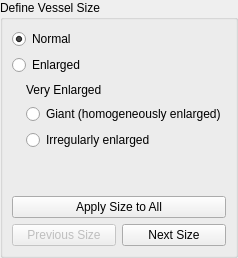
           <widget class="QWidget" name="setVesselSizePage">
            <layout class="QVBoxLayout" name="verticalLayout_13">
             <property name="margin">
              <number>0</number>
             </property>
             <item>
              <widget class="QGroupBox" name="groupBox_3">
               <property name="whatsThis">
                <string>&lt;!DOCTYPE HTML PUBLIC &quot;-//W3C//DTD HTML 4.0//EN&quot; &quot;http://www.w3.org/TR/REC-html40/strict.dtd&quot;&gt;
&lt;html&gt;&lt;head&gt;&lt;meta name=&quot;qrichtext&quot; content=&quot;1&quot; /&gt;&lt;style type=&quot;text/css&quot;&gt;
p, li { white-space: pre-wrap; }
&lt;/style&gt;&lt;/head&gt;&lt;body style=&quot; font-family:'MS Shell Dlg 2'; font-size:8.25pt; font-weight:400; font-style:normal;&quot;&gt;
&lt;p style=&quot; margin-top:0px; margin-bottom:0px; margin-left:0px; margin-right:0px; -qt-block-indent:0; text-indent:0px;&quot;&gt;&lt;span style=&quot; font-size:8pt;&quot;&gt;Vessels are marked as 'Undefined' by default to avoid any assumption of normality. Recommended guidelines for choosing a vessel size give three options:&lt;/span&gt;&lt;/p&gt;
&lt;p style=&quot;-qt-paragraph-type:empty; margin-top:0px; margin-bottom:0px; margin-left:0px; margin-right:0px; -qt-block-indent:0; text-indent:0px; font-size:8pt;&quot;&gt;&lt;/p&gt;
&lt;p style=&quot; margin-top:0px; margin-bottom:0px; margin-left:0px; margin-right:0px; -qt-block-indent:0; text-indent:0px;&quot;&gt;&lt;span style=&quot; font-size:8pt;&quot;&gt;- &lt;/span&gt;&lt;span style=&quot; font-size:8pt; font-weight:600;&quot;&gt;Normal&lt;/span&gt;&lt;span style=&quot; font-size:8pt;&quot;&gt;: less than 20 micrometres in width&lt;/span&gt;&lt;/p&gt;
&lt;p style=&quot;-qt-paragraph-type:empty; margin-top:0px; margin-bottom:0px; margin-left:0px; margin-right:0px; -qt-block-indent:0; text-indent:0px; font-size:8pt;&quot;&gt;&lt;/p&gt;
&lt;p style=&quot; margin-top:0px; margin-bottom:0px; margin-left:0px; margin-right:0px; -qt-block-indent:0; text-indent:0px;&quot;&gt;&lt;span style=&quot; font-size:8pt;&quot;&gt;- &lt;/span&gt;&lt;span style=&quot; font-size:8pt; font-weight:600;&quot;&gt;Enlarged&lt;/span&gt;&lt;span style=&quot; font-size:8pt;&quot;&gt;: between 20 and 50 micrometres in width&lt;/span&gt;&lt;/p&gt;
&lt;p style=&quot;-qt-paragraph-type:empty; margin-top:0px; margin-bottom:0px; margin-left:0px; margin-right:0px; -qt-block-indent:0; text-indent:0px; font-size:8pt;&quot;&gt;&lt;/p&gt;
&lt;p style=&quot; margin-top:0px; margin-bottom:0px; margin-left:0px; margin-right:0px; -qt-block-indent:0; text-indent:0px;&quot;&gt;&lt;span style=&quot; font-size:8pt;&quot;&gt;- &lt;/span&gt;&lt;span style=&quot; font-size:8pt; font-weight:600;&quot;&gt;Giant&lt;/span&gt;&lt;span style=&quot; font-size:8pt;&quot;&gt;: more than 50 micrometres in width&lt;/span&gt;&lt;/p&gt;&lt;/body&gt;&lt;/html&gt;</string>
               </property>
               <property name="title">
                <string>Define Vessel Size</string>
               </property>
               <layout class="QVBoxLayout" name="verticalLayout_20">
                <item>
                 <layout class="QHBoxLayout" name="horizontalLayout_8">
                  <item>
                   <widget class="QRadioButton" name="sizeNormalRadio">
                    <property name="text">
                     <string>Normal</string>
                    </property>
                    <property name="checked">
                     <bool>true</bool>
                    </property>
                   </widget>
                  </item>
                 </layout>
                </item>
                <item>
                 <layout class="QGridLayout" name="gridLayout_5">
                  <item row="0" column="0">
                   <widget class="QRadioButton" name="sizeEnlargedRadio">
                    <property name="text">
                     <string>Enlarged</string>
                    </property>
                   </widget>
                  </item>
                 </layout>
                </item>
                <item>
                 <layout class="QGridLayout" name="gridLayout">
                  <item row="1" column="1">
                   <widget class="QRadioButton" name="sizeGiantRadio">
                    <property name="text">
                     <string>Giant (homogeneously enlarged)</string>
                    </property>
                   </widget>
                  </item>
                  <item row="2" column="1">
                   <widget class="QRadioButton" name="sizeIrregularRadio">
                    <property name="text">
                     <string>Irregularly enlarged</string>
                    </property>
                   </widget>
                  </item>
                  <item row="0" column="1">
                   <widget class="QLabel" name="label_4">
                    <property name="sizePolicy">
                     <sizepolicy hsizetype="Preferred" vsizetype="Fixed">
                      <horstretch>0</horstretch>
                      <verstretch>0</verstretch>
                     </sizepolicy>
                    </property>
                    <property name="minimumSize">
                     <size>
                      <width>0</width>
                      <height>17</height>
                     </size>
                    </property>
                    <property name="text">
                     <string>Very Enlarged</string>
                    </property>
                   </widget>
                  </item>
                  <item row="1" column="0">
                   <spacer name="horizontalSpacer_4">
                    <property name="orientation">
                     <enum>Qt::Horizontal</enum>
                    </property>
                    <property name="sizeType">
                     <enum>QSizePolicy::Fixed</enum>
                    </property>
                    <property name="sizeHint" stdset="0">
                     <size>
                      <width>14</width>
                      <height>20</height>
                     </size>
                    </property>
                   </spacer>
                  </item>
                 </layout>
                </item>
                <item>
                 <spacer name="verticalSpacer_3">
                  <property name="orientation">
                   <enum>Qt::Vertical</enum>
                  </property>
                  <property name="sizeHint" stdset="0">
                   <size>
                    <width>20</width>
                    <height>40</height>
                   </size>
                  </property>
                 </spacer>
                </item>
                <item>
                 <widget class="QPushButton" name="applySizeToAll">
                  <property name="minimumSize">
                   <size>
                    <width>0</width>
                    <height>0</height>
                   </size>
                  </property>
                  <property name="statusTip">
                   <string>Apply selected size to all vessels</string>
                  </property>
                  <property name="text">
                   <string>Apply Size to All</string>
                  </property>
                 </widget>
                </item>
                <item>
                 <layout class="QHBoxLayout" name="horizontalLayout_4">
                  <item>
                   <widget class="QPushButton" name="prevSize">
                    <property name="enabled">
                     <bool>false</bool>
                    </property>
                    <property name="minimumSize">
                     <size>
                      <width>0</width>
                      <height>0</height>
                     </size>
                    </property>
                    <property name="text">
                     <string>Previous Size</string>
                    </property>
                   </widget>
                  </item>
                  <item>
                   <widget class="QPushButton" name="nextSize">
                    <property name="minimumSize">
                     <size>
                      <width>0</width>
                      <height>0</height>
                     </size>
                    </property>
                    <property name="text">
                     <string>Next Size</string>
                    </property>
                   </widget>
                  </item>
                 </layout>
                </item>
               </layout>
              </widget>
             </item>
            </layout>
           </widget>
